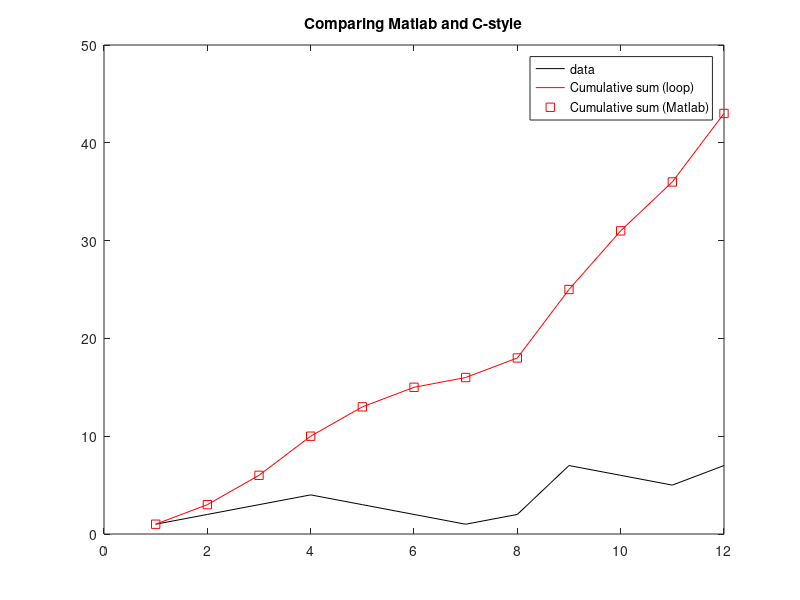

This chart was generated by the following MATLAB code:
%% tryLooping - play around with loops
%
%         by: ds1
%       date: Apr 22, 2014
%
%    purpose: illustrate use / non-use of loops
%

%% loops are useful for iterating over many items in a vector, array

for iNumber = 1:10
    disp(['The current # is: ' num2str(iNumber) ]);
    % do more interesting things (on item "iNumber of a list")
end

 
h = waitbar(0,'Please wait - doing a silly loop...');
        
for iNumber = 1:50
    % disp(['The current # is: ' iNumber]);
    pause(0.1) % pause approximately 200ms
    % computation here instead of pause
    waitbar(iNumber/50,h)
    
    % do more interesting things (on item "iNumber of a list")
end
close(h)

%% can also loop over other data types (struct)
disp('Waiting for a key press...')
pause 

s(1).name = 'Amelie';
s(1).age = 24;
s(1).course = 'MSc Brain Imaging';

s(2).name = 'John';
s(2).age = 25;
s(2).course = 'MSc Computer Science';

s(3).name = 'Emma';
s(3).age = 23;
s(3).course = 'MSc Mechanical Engineering';


for iPerson = s
    iPerson.age
end

%% can also loop over other data types (struct)
c = {rand(3), nan(10,2), ones(10), randn(100)};

for iC = c
    
    size(iC{:})
    
end

% but actually there is a better way to do this in Matlab too.



%% a bit of code written by someone who came from C
% 

data = [1 2 3 4 3 2 1 2 7 6 5 7];
cSum(1) = data(1);
for ii = 2:numel(data)
    cSum(ii) = cSum(ii-1) + data(ii);
end
disp(['cSum = '])
cSum


%% Matlab has a function for this
%
% the loop above calculates the cumulative sum of the array.

cSumMatlab = cumsum(data); % one line, so much neater!
disp(['cSumMatlab = '])
cSumMatlab


%% compare the two in a plot
figure 
plot(data,'k-')
hold on
plot(cSum, 'r-') % the C version
plot(cSumMatlab, 'rs')
hold off
legend('data','Cumulative sum (loop)', 'Cumulative sum (Matlab)')
title('Comparing Matlab and C-style')
%% but this is not a fair comparison 
%
% ... because we just used a pre-fabricated function. What if we actually
% had to write a vectorized version?